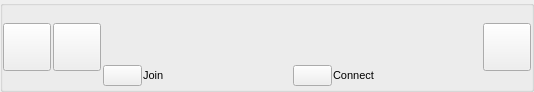
<?xml version="1.0" encoding="UTF-8"?>
<ui version="4.0">
 <class>GuiGroupieListItemUi</class>
 <widget class="QWidget" name="GuiGroupieListItemUi">
  <property name="geometry">
   <rect>
    <x>0</x>
    <y>0</y>
    <width>534</width>
    <height>92</height>
   </rect>
  </property>
  <property name="sizePolicy">
   <sizepolicy hsizetype="Expanding" vsizetype="Minimum">
    <horstretch>0</horstretch>
    <verstretch>0</verstretch>
   </sizepolicy>
  </property>
  <property name="minimumSize">
   <size>
    <width>0</width>
    <height>0</height>
   </size>
  </property>
  <property name="maximumSize">
   <size>
    <width>16777215</width>
    <height>16777215</height>
   </size>
  </property>
  <property name="font">
   <font>
    <pointsize>8</pointsize>
   </font>
  </property>
  <property name="windowTitle">
   <string>Form</string>
  </property>
  <property name="styleSheet">
   <string notr="true"/>
  </property>
  <layout class="QGridLayout" name="gridLayout">
   <property name="leftMargin">
    <number>0</number>
   </property>
   <property name="topMargin">
    <number>0</number>
   </property>
   <property name="rightMargin">
    <number>0</number>
   </property>
   <property name="bottomMargin">
    <number>0</number>
   </property>
   <property name="spacing">
    <number>0</number>
   </property>
   <item row="0" column="0">
    <widget class="QGroupBox" name="groupBox">
     <property name="sizePolicy">
      <sizepolicy hsizetype="Preferred" vsizetype="Preferred">
       <horstretch>0</horstretch>
       <verstretch>0</verstretch>
      </sizepolicy>
     </property>
     <property name="title">
      <string notr="true"/>
     </property>
     <layout class="QHBoxLayout" name="horizontalLayout_2">
      <property name="spacing">
       <number>2</number>
      </property>
      <property name="leftMargin">
       <number>0</number>
      </property>
      <property name="topMargin">
       <number>0</number>
      </property>
      <property name="rightMargin">
       <number>0</number>
      </property>
      <property name="bottomMargin">
       <number>0</number>
      </property>
      <item>
       <widget class="VxPushButton" name="m_IconButton">
        <property name="sizePolicy">
         <sizepolicy hsizetype="Fixed" vsizetype="Fixed">
          <horstretch>0</horstretch>
          <verstretch>0</verstretch>
         </sizepolicy>
        </property>
        <property name="minimumSize">
         <size>
          <width>48</width>
          <height>48</height>
         </size>
        </property>
        <property name="maximumSize">
         <size>
          <width>48</width>
          <height>48</height>
         </size>
        </property>
        <property name="text">
         <string notr="true"/>
        </property>
        <property name="iconSize">
         <size>
          <width>48</width>
          <height>48</height>
         </size>
        </property>
       </widget>
      </item>
      <item>
       <widget class="VxPushButton" name="m_FriendshipButton">
        <property name="sizePolicy">
         <sizepolicy hsizetype="Fixed" vsizetype="Fixed">
          <horstretch>0</horstretch>
          <verstretch>0</verstretch>
         </sizepolicy>
        </property>
        <property name="minimumSize">
         <size>
          <width>48</width>
          <height>48</height>
         </size>
        </property>
        <property name="maximumSize">
         <size>
          <width>48</width>
          <height>48</height>
         </size>
        </property>
        <property name="text">
         <string notr="true"/>
        </property>
        <property name="iconSize">
         <size>
          <width>48</width>
          <height>48</height>
         </size>
        </property>
       </widget>
      </item>
      <item>
       <layout class="QVBoxLayout" name="verticalLayout">
        <property name="spacing">
         <number>1</number>
        </property>
        <item>
         <layout class="QHBoxLayout" name="TitleHorizontalLayout">
          <property name="spacing">
           <number>0</number>
          </property>
          <property name="leftMargin">
           <number>0</number>
          </property>
          <item>
           <widget class="QLabel" name="m_TitlePart1">
            <property name="font">
             <font>
              <pointsize>8</pointsize>
              <weight>50</weight>
              <italic>false</italic>
              <bold>false</bold>
             </font>
            </property>
            <property name="text">
             <string/>
            </property>
           </widget>
          </item>
          <item>
           <widget class="QLabel" name="m_TitlePart2">
            <property name="text">
             <string/>
            </property>
           </widget>
          </item>
          <item>
           <spacer name="horizontalSpacer">
            <property name="orientation">
             <enum>Qt::Horizontal</enum>
            </property>
            <property name="sizeHint" stdset="0">
             <size>
              <width>40</width>
              <height>20</height>
             </size>
            </property>
           </spacer>
          </item>
         </layout>
        </item>
        <item>
         <layout class="QHBoxLayout" name="DescHorizontalLayout">
          <property name="spacing">
           <number>0</number>
          </property>
          <item>
           <widget class="QLabel" name="m_DescPart1">
            <property name="text">
             <string/>
            </property>
           </widget>
          </item>
          <item>
           <widget class="QLabel" name="m_DescPart2">
            <property name="text">
             <string/>
            </property>
           </widget>
          </item>
          <item>
           <spacer name="horizontalSpacer_2">
            <property name="orientation">
             <enum>Qt::Horizontal</enum>
            </property>
            <property name="sizeHint" stdset="0">
             <size>
              <width>40</width>
              <height>20</height>
             </size>
            </property>
           </spacer>
          </item>
         </layout>
        </item>
        <item>
         <layout class="QHBoxLayout" name="horizontalLayout">
          <item>
           <widget class="VxPushButton" name="m_JoinButton">
            <property name="text">
             <string/>
            </property>
           </widget>
          </item>
          <item>
           <widget class="QLabel" name="m_JoinLabel">
            <property name="sizePolicy">
             <sizepolicy hsizetype="Expanding" vsizetype="Preferred">
              <horstretch>0</horstretch>
              <verstretch>0</verstretch>
             </sizepolicy>
            </property>
            <property name="text">
             <string>Join</string>
            </property>
           </widget>
          </item>
          <item>
           <widget class="VxPushButton" name="m_ConnectButton">
            <property name="text">
             <string/>
            </property>
           </widget>
          </item>
          <item>
           <widget class="QLabel" name="m_ConnectLabel">
            <property name="sizePolicy">
             <sizepolicy hsizetype="Expanding" vsizetype="Preferred">
              <horstretch>0</horstretch>
              <verstretch>0</verstretch>
             </sizepolicy>
            </property>
            <property name="text">
             <string>Connect</string>
            </property>
           </widget>
          </item>
         </layout>
        </item>
       </layout>
      </item>
      <item>
       <widget class="VxPushButton" name="m_MenuButton">
        <property name="sizePolicy">
         <sizepolicy hsizetype="Fixed" vsizetype="Fixed">
          <horstretch>0</horstretch>
          <verstretch>0</verstretch>
         </sizepolicy>
        </property>
        <property name="minimumSize">
         <size>
          <width>48</width>
          <height>48</height>
         </size>
        </property>
        <property name="maximumSize">
         <size>
          <width>48</width>
          <height>48</height>
         </size>
        </property>
        <property name="text">
         <string notr="true"/>
        </property>
        <property name="iconSize">
         <size>
          <width>48</width>
          <height>48</height>
         </size>
        </property>
       </widget>
      </item>
     </layout>
    </widget>
   </item>
  </layout>
 </widget>
 <customwidgets>
  <customwidget>
   <class>VxPushButton</class>
   <extends>QPushButton</extends>
   <header>VxPushButton.h</header>
  </customwidget>
 </customwidgets>
 <resources/>
 <connections/>
</ui>
